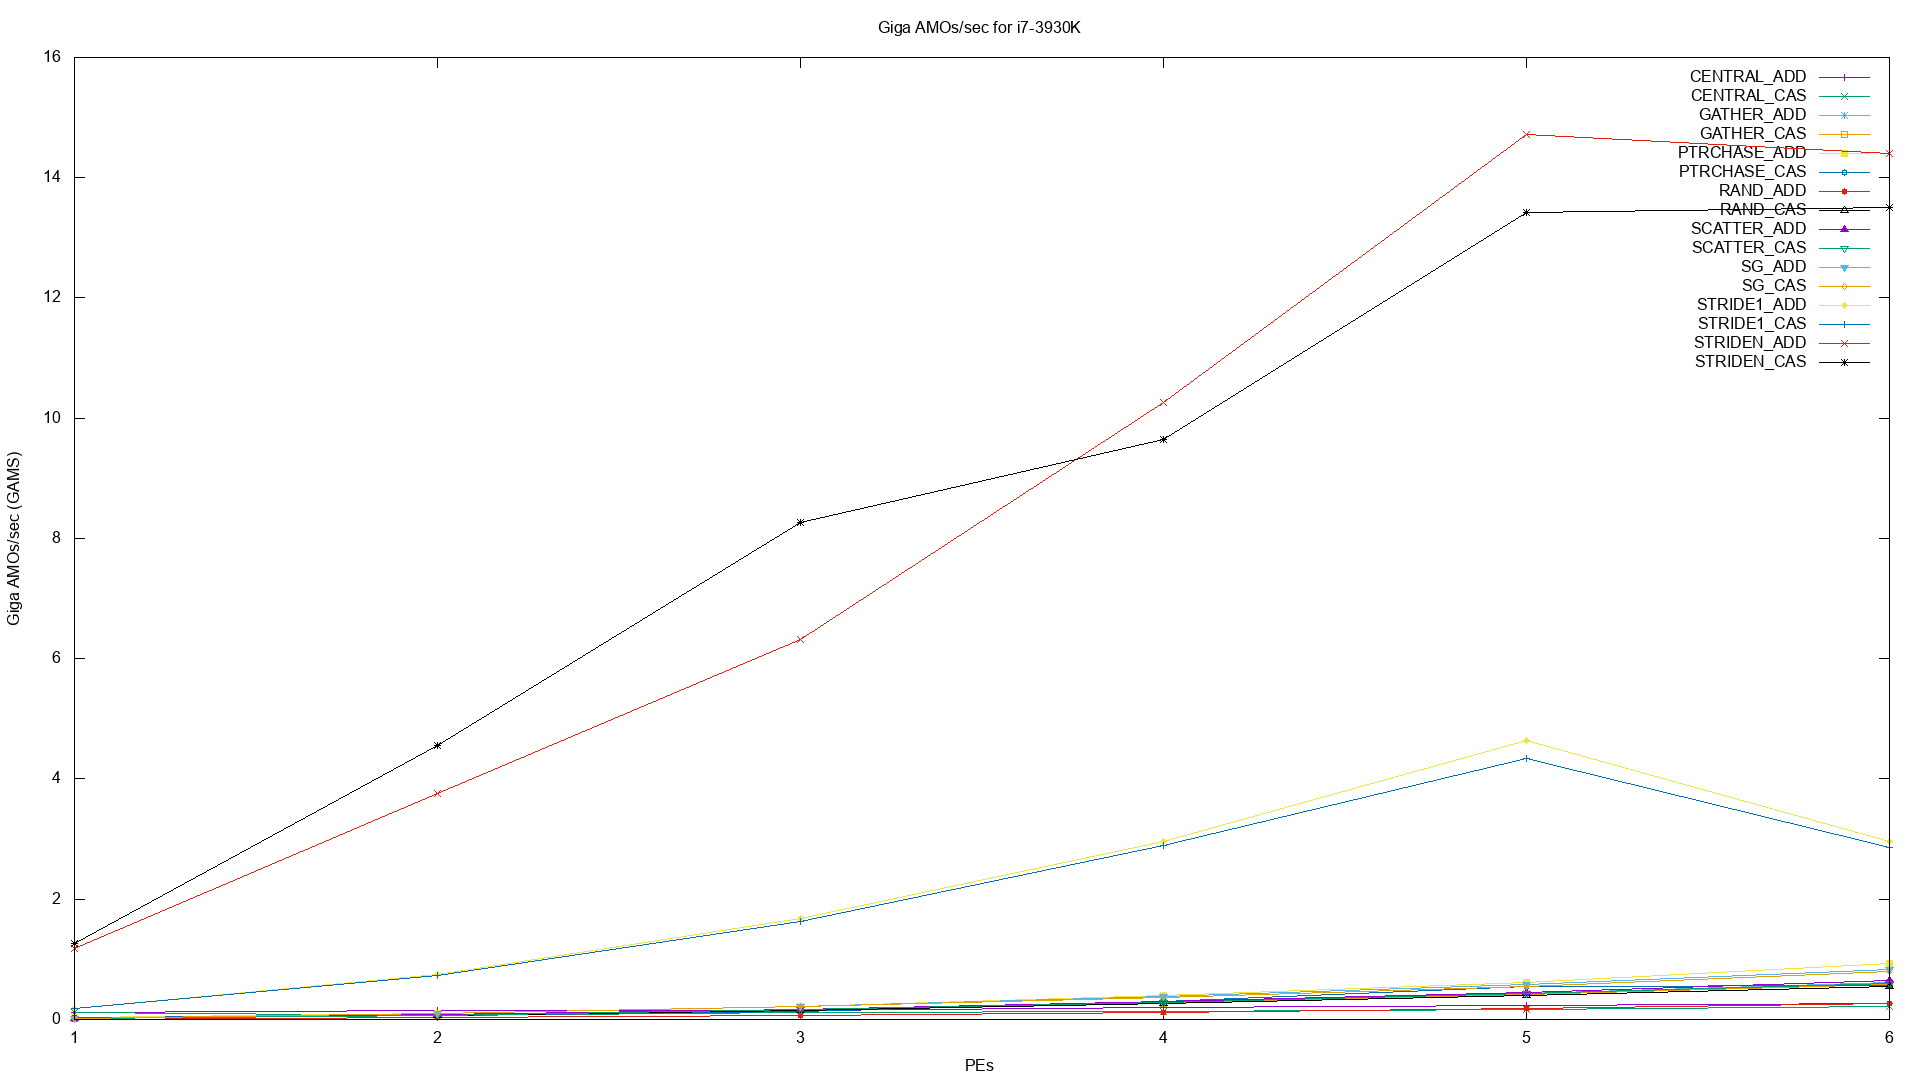

Recreate this plot in gnuplot.
#-- GAMS.gnuplot

set pointintervalbox 3
set term png size 1920,1080
set title "Giga AMOs/sec for i7-3930K"
set output "GAMS.png"
set ylabel "Giga AMOs/sec (GAMS)"
set xlabel "PEs"

plot  'CENTRAL_ADD.txt' using 1:3 with linespoints title 'CENTRAL\_ADD',\
      'CENTRAL_CAS.txt' using 1:3 with linespoints title 'CENTRAL\_CAS',\
      'GATHER_ADD.txt' using 1:3 with linespoints title 'GATHER\_ADD',\
      'GATHER_CAS.txt' using 1:3 with linespoints title 'GATHER\_CAS',\
      'PTRCHASE_ADD.txt' using 1:3 with linespoints title 'PTRCHASE\_ADD',\
      'PTRCHASE_CAS.txt' using 1:3 with linespoints title 'PTRCHASE\_CAS',\
      'RAND_ADD.txt' using 1:3 with linespoints title 'RAND\_ADD',\
      'RAND_CAS.txt' using 1:3 with linespoints title 'RAND\_CAS',\
      'SCATTER_ADD.txt' using 1:3 with linespoints title 'SCATTER\_ADD',\
      'SCATTER_CAS.txt' using 1:3 with linespoints title 'SCATTER\_CAS',\
      'SG_ADD.txt' using 1:3 with linespoints title 'SG\_ADD',\
      'SG_CAS.txt' using 1:3 with linespoints title 'SG\_CAS',\
      'STRIDE1_ADD.txt' using 1:3 with linespoints title 'STRIDE1\_ADD',\
      'STRIDE1_CAS.txt' using 1:3 with linespoints title 'STRIDE1\_CAS',\
      'STRIDEN_ADD.txt' using 1:3 with linespoints title 'STRIDEN\_ADD',\
      'STRIDEN_CAS.txt' using 1:3 with linespoints title 'STRIDEN\_CAS'
